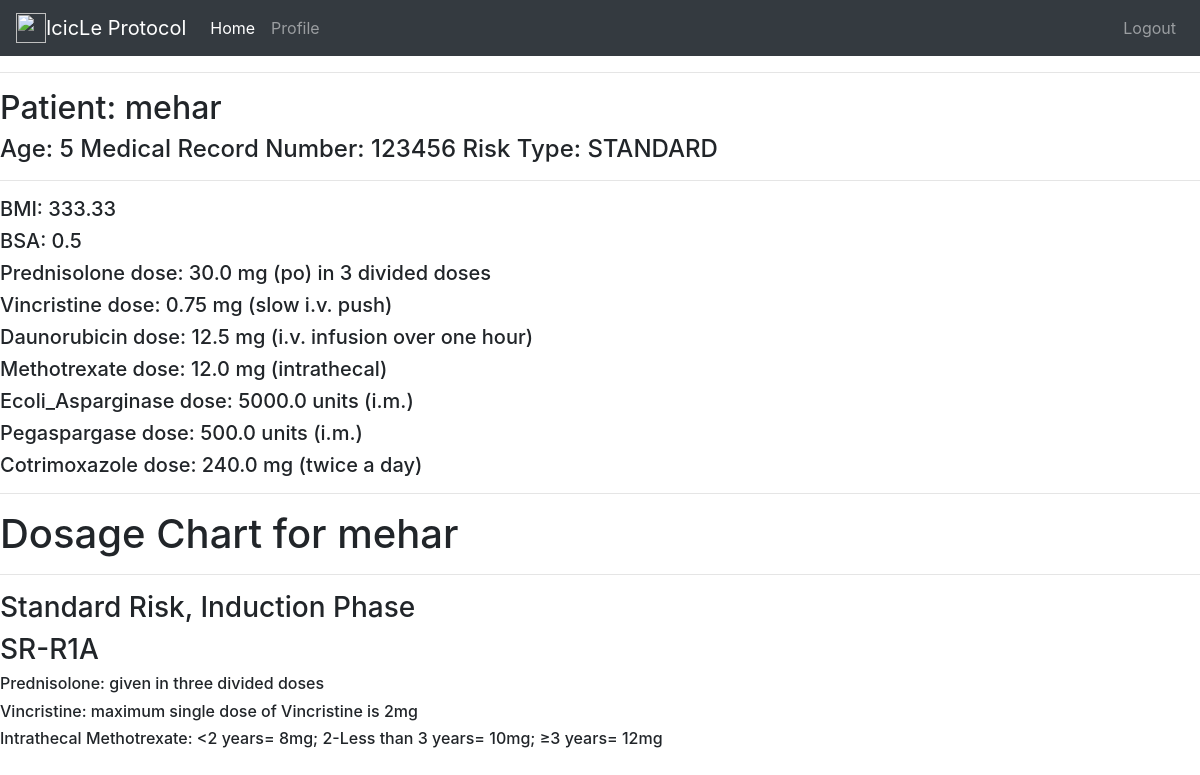
Screenshot of /info/john/mehar (signed in) with the database file from the repository.
### app/models.py (models this page shows, shortened)
class Patient(db.Model):
    id = db.Column(db.Integer, primary_key=True)
    timestamp = db.Column(db.DateTime, index=True, default=datetime.utcnow)
    age = db.Column(db.Integer, index=True)
    name = db.Column(db.String(20), index=True)
    hospital = db.Column(db.String(140))
    mrn = db.Column(db.String(20), unique=True)
    height = db.Column(db.Integer)
    weight = db.Column(db.Integer)
    bmi = db.Column(db.Float)
    bsa = db.Column(db.Float)
    d_prednisolone = db.Column(db.Float)
    d_vincristine = db.Column(db.Float)
    d_daunorubicin = db.Column(db.Float)
    d_methotrexate = db.Column(db.Float)
    d_ecoli = db.Column(db.Float)
    d_pegaspargase = db.Column(db.Float)
    d_cotrimoxazole = db.Column(db.Float)
    user_id = db.Column(db.Integer, db.ForeignKey('user.id'))
    risk_factors = db.relationship('RiskFactor', backref='author', lazy='dynamic', primaryjoin="and_(Patient.id==RiskFactor.patient_id, "
                        "Patient.age==RiskFactor.patient_age)")

class RiskFactor(db.Model):
    id = db.Column(db.Integer, primary_key=True)
    wbc = db.Column(db.Integer)
    prednisolone = db.Column(db.String(10))
    tbd = db.Column(db.String(10))
    hrcyto = db.Column(db.String(10))
    cns = db.Column(db.String(10))
    acf = db.Column(db.String(10))
    risk_type = db.Column(db.String(10), index=True)
    mrd = db.Column(db.Float)
    cr = db.Column(db.String(10))
    patient_id = db.Column(db.Integer, db.ForeignKey('patient.id'), index=True)
    patient_age = db.Column(db.Integer, db.ForeignKey('patient.age'))

### app/routes.py (the view)
@app.route('/info/<username>/<name>', methods=['GET', 'POST'])
@login_required
def info(username, name):
    user = User.query.filter_by(username=username).first_or_404()
    patient = Patient.query.filter_by(name=name, user_id=user.id).first()
    exists = RiskFactor.query.filter_by(patient_id=patient.id).first() is not None
    current_time = datetime.now()
    if not exists:
        flash('Add risk factors first!')
        return redirect(url_for('user', username=username))
    risk_factor = RiskFactor.query.filter_by(patient_id=patient.id).first()
    return render_template('info.html', username=username, patient=patient, risk_factor=risk_factor, current_time=current_time)

### app/models.py (called while the page is built)
@login.user_loader
def load_user(id):
    return User.query.get(int(id))

### app/templates/info.html (shortened to what this page needs)
{% extends "base.html" %}
{% block content %}
    <h2>Patient: {{ patient.name }} </h2>
    <h4>Age: {{ patient.age }} Medical Record Number: {{ patient.mrn }} Risk Type: {{risk_factor.risk_type}}</a></h4>
    <hr>
    <h5>BMI: {{ patient.bmi }}</h5>
    <h5>BSA: {{ patient.bsa }}</h5>
    <h5>Prednisolone dose: {{ patient.d_prednisolone }} mg (po) in 3 divided doses</h5>
    <h5>Vincristine dose: {{ patient.d_vincristine }} mg (slow i.v. push)</h5>
    <h5>Daunorubicin dose: {{ patient.d_daunorubicin }} mg (i.v. infusion over one hour)</h5>
    <h5>Methotrexate dose: {{ patient.d_methotrexate }} mg (intrathecal)</h5>
    <h5>Ecoli_Asparginase dose: {{ patient.d_ecoli }} units (i.m.)</h5>
    <h5>Pegaspargase dose: {{ patient.d_pegaspargase }} units (i.m.)</h5>
    <h5>Cotrimoxazole dose: {{ patient.d_cotrimoxazole }} mg (twice a day)</h5>
    <hr>
    <link rel="stylesheet" href="https://cdnjs.cloudflare.com/ajax/libs/font-awesome/4.7.0/css/font-awesome.min.css">
    <h1>Dosage Chart for {{ patient.name }}</h1>
    <hr>
    {% if risk_factor.risk_type=='STANDARD' %}
    {% if (current_time-patient.timestamp).days>=0 and (current_time-patient.timestamp).days<36 %}
    <h3> Standard Risk, Induction Phase </h3>
    <h3> SR-R1A </h3>
    <h6>Prednisolone: given in three divided doses</h6>
    <h6>Vincristine: maximum single dose of Vincristine is 2mg</h6>
    <h6>Intrathecal Methotrexate: <2 years= 8mg; 2-Less than 3 years= 10mg; ≥3 years= 12mg</h6>
    {% elif (current_time-patient.timestamp).days>35 and (current_time-patient.timestamp).days<57 %}
    <h3> Standard Risk, Consolidation Phase </h3>
    <p>print sr-cp</p>
    <h6>Mercaptopurine: 60mg/m2/day once in the evening</h6>
    {% elif (current_time-patient.timestamp).days>56 and (current_time-patient.timestamp).days<120 %}
    <h3> Standard Risk, Interim Maintenance </h3>
    <p>print sr-im</p>
    <<h6>Oral Methotrexate: 20mg/m2 given weekly except on week of intrathecal Methotrexate</h6>
    {% elif (current_time-patient.timestamp).days>119 and (current_time-patient.timestamp).days<169 %}
    <h3> Standard Risk, Delayed Intensification Phase </h3>
    <h3> SR-R2A </h3>
    <p>print sr-dip</p>
    {% else %}
    <h3> Standard Risk, Maintenance </h3>
    <p> print sr-m </p>
    <<h6>Please note there are 8 such cycles of therapy to end on week 120.</h6>
    {% endif %}
    {% endif %}
{% endblock %}

### rows the page displays
Patient: name "mehar", age "5", mrn "123456", bmi "333.33", bsa "0.5", d_prednisolone "30.0", d_vincristine "0.75", d_daunorubicin "12.5", d_methotrexate "12.0", d_ecoli "5000.0", d_pegaspargase "500.0", d_cotrimoxazole "240.0"
RiskFactor: risk_type "STANDARD"
